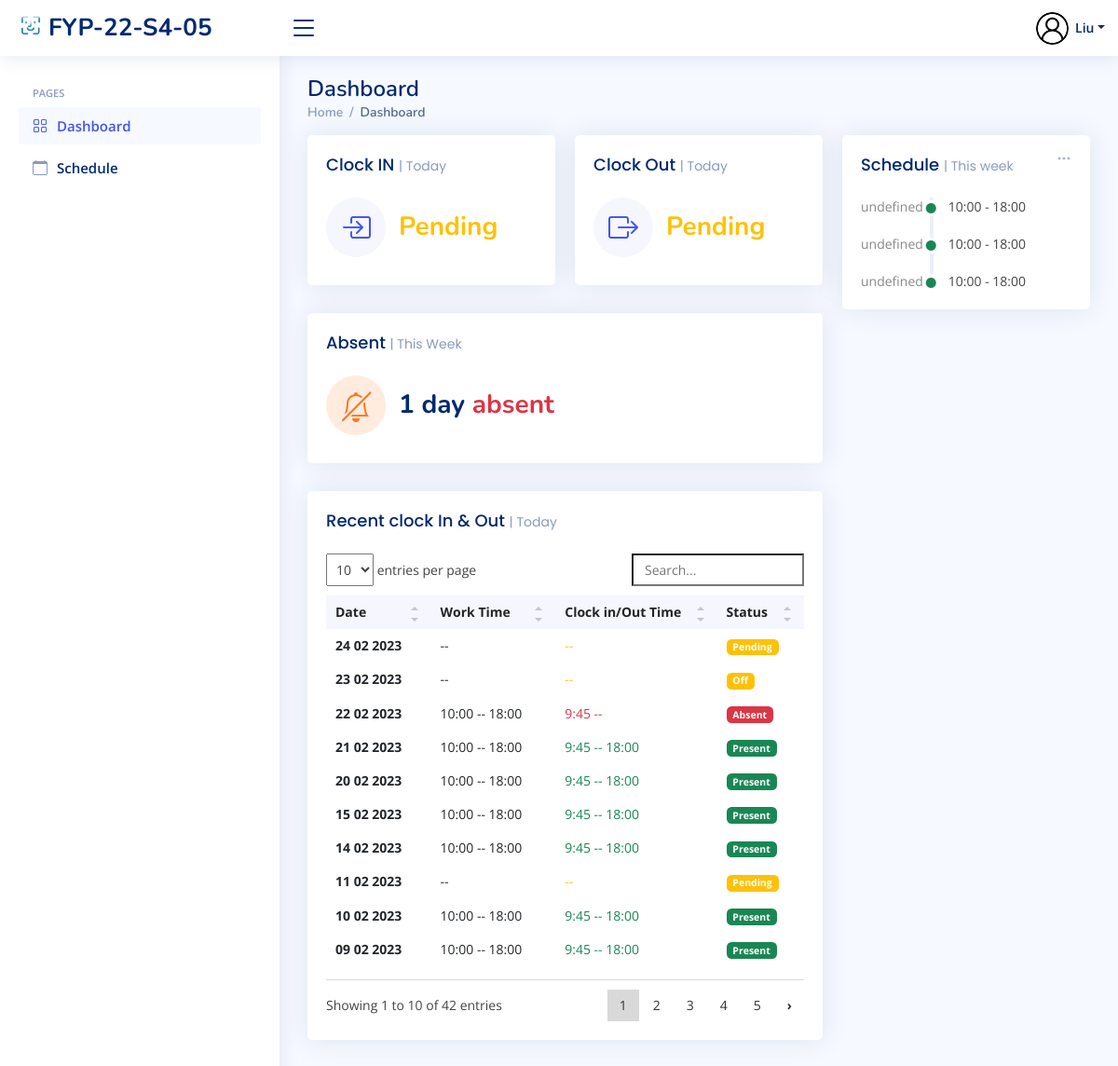
The app's page /employee/employee_home (signed in) with its own data.
### index/models.py (models this page shows, shortened)
class Employee(models.Model):
	Employee_ID = models.IntegerField(primary_key=True)
	Full_Name = models.CharField(max_length=100)
	Job_Title = models.CharField(max_length=100)
	Phone_Number = models.CharField(max_length=100)
	salt = models.CharField(max_length=50, null=True)
	Email_Address = models.EmailField()
	Role = models.ForeignKey(Role, on_delete=models.CASCADE)
	Profile_Image = models.ImageField(null=True,blank=True, upload_to='profile_pics/')
	Password = models.CharField(max_length=256)
	Start_Date = models.DateField(auto_now_add=True)

class WorkSchedule(models.Model):
	WorkSchedule_id = models.BigAutoField(primary_key=True)
	Employee = models.ForeignKey(Employee,on_delete=models.CASCADE)
	InTime = models.TimeField(max_length=256, null=True, blank=True)
	OutTime = models.TimeField(max_length=256, null=True, blank=True)
	Mark = models.CharField(max_length=256,null=True)
	StartDate = models.DateField()
	StartTime = models.TimeField(null=True)
	EndTime = models.TimeField(null=True)
	class Meta:
		db_table = 'WorkSchedule'

### index/views/employees.py (the view)
# urls.py: path('employee/employee_home',employees.Employee_home, name='Home'),
def Employee_home(request):
	dt = datetime.strptime(currentDate, '%Y-%m-%d')
	start = dt - timedelta(days=dt.weekday())
	end = start + timedelta(days=6)
	startDate = start.strftime('%Y-%m-%d')
	endDate = end.strftime('%Y-%m-%d')
	Title='Employee Home Page'
	if 'Employee_ID' in request.session:
		fourdates = date.today() - timedelta(days=4)
		currentEmployee = Employee.objects.get(Employee_ID=request.session['Employee_ID'])
		CheckIn = ''
		CheckOut = ''
		Marklist = ['off', 'mc']
		CheckValues = WorkSchedule.objects.filter(Employee_id=request.session['Employee_ID']).filter(
			StartDate=currentDate)
		if CheckValues.exists():
			AttenCheck = WorkSchedule.objects.get(Employee_id=request.session['Employee_ID'], StartDate=currentDate)
			if AttenCheck.Mark != 'Off' or AttenCheck.Mark != 'MC':
				if AttenCheck.InTime is None and AttenCheck.OutTime is not None:
					CheckIn = "Pending"
					CheckOut = AttenCheck.OutTime
				elif AttenCheck.OutTime is None and AttenCheck.InTime is not None:
					CheckIn = AttenCheck.InTime
					CheckOut = "Pending"
				elif AttenCheck.InTime is None and AttenCheck.OutTime is None:
					CheckOut = "Pending"
					CheckIn = "Pending"
				else:
					CheckIn = AttenCheck.InTime
					CheckOut = AttenCheck.OutTime
			else:
				CheckIn = 'OFF'
				CheckOut = 'OFF'
		scheduleWeek = WorkSchedule.objects.filter(Employee_id=request.session['Employee_ID'], StartDate__lte=endDate,StartDate__gte=startDate,
												   StartTime__isnull=False,EndTime__isnull=False).order_by('StartDate')
		CountAsent = WorkSchedule.objects.filter(Employee_id=request.session['Employee_ID'],
												 StartDate__lte=currentDate, StartDate__gte=startDate).exclude(Mark__in=Marklist).filter(Mark='Absent').count()
		RecentData = WorkSchedule.objects.filter(Employee_id=request.session['Employee_ID'],
												 StartDate__lte=currentDate).order_by('-StartDate')
		context = {
			'Role': currentEmployee.Role.Role_ID,
			'Employee_ID': currentEmployee.Employee_ID,
			'Full_Name': currentEmployee.Full_Name,
			'Job_Title': currentEmployee.Job_Title,
			'PFP': currentEmployee.Profile_Image.url,
			'Redata': RecentData,
			'ScheduleWeek': scheduleWeek,
			'count': CountAsent,
			'CheckIn': CheckIn,
			'CheckOut': CheckOut,
			'title': Title,
		}
		return render(request, 'employee/employee_home.html', context)
	else:
		messages.error(request, 'Please login first')
		return redirect('login')

### templates/employee/employee_home.html (shortened to what this page needs)
{% extends "index/base.html" %}
{% load static %}
{% load crispy_forms_tags %}
{% block content %}
  <header id="header" class="header fixed-top d-flex align-items-center">
    <div class="d-flex align-items-center justify-content-between">
      <a href="{% url 'Home' %}" class="logo d-flex align-items-center">
        <img src="{% static 'assets/img/logo.png' %}" alt="">
        <span class="d-none d-lg-block">FYP-22-S4-05</span>
      </a>
      <i class="bi bi-list toggle-sidebar-btn"></i>
    </div>
    <nav class="header-nav ms-auto">
      <ul class="d-flex align-items-center">
        <li class="nav-item dropdown pe-3">
          <a class="nav-link nav-profile d-flex align-items-center pe-0" href="#" data-bs-toggle="dropdown">
            <img src="{{ PFP }}" alt="Profile" class="rounded-circle"  height="35" width="35">
            <span class="d-none d-md-block dropdown-toggle ps-2">{{Full_Name}}</span>
          </a>
        </li>
      </ul>
    </nav>
  </header>
  <aside id="sidebar" class="sidebar">
    <ul class="sidebar-nav" id="sidebar-nav">
      <li class="nav-heading">Pages</li>
      <li class="nav-item">
        <a class="nav-link " href="{% url 'Home' %}">
          <i class="bi bi-grid"></i>
          <span>Dashboard</span>
        </a>
      </li>
      <li class="nav-item">
        <a class="nav-link collapsed" href="{% url 'Employee_schedule' %}">
          <i class="bi bi-calendar"></i>
          <span>Schedule</span>
        </a>
      </li>
  </aside>
  <main id="main" class="main">
    <div class="pagetitle">
      <h1>Dashboard</h1>
      <nav>
        <ol class="breadcrumb">
          <li class="breadcrumb-item"><a href=" {% url 'Home' %}">Home</a></li>
          <li class="breadcrumb-item active">Dashboard</li>
        </ol>
      </nav>
    </div>
    <section class="section dashboard">
      <div class="row">
        <div class="col-lg-8">
          <div class="row">
            <div class="col-xxl-4 col-md-6">
              <div class="card info-card sales-card">
                <div class="card-body">
                  <h5 class="card-title">Clock IN <span>| Today</span></h5>
                  <div class="d-flex align-items-center">
                    <div class="card-icon rounded-circle d-flex align-items-center justify-content-center">
                      <i class="bi bi-box-arrow-in-right"></i>
                    </div>
                    <div class="ps-3">
                      {% if CheckIn in 'Present'  %}
                      <h6 class="text-success">{{ CheckIn }}</h6>
                         {% elif CheckIn in 'Pending' %}
                          <h6 class="text-warning">{{ CheckIn }}</h6>
                          {% else %}
                          <h6 class="text-danger">{{ CheckIn }}</h6>
                         {% endif %}
                    </div>
                  </div>
                </div>
              </div>
            </div>
            <div class="col-xxl-4 col-md-6">
              <div class="card info-card sales-card">
                <div class="card-body">
                  <h5 class="card-title">Clock Out <span>| Today</span></h5>
                  <div class="d-flex align-items-center">
                    <div class="card-icon rounded-circle d-flex align-items-center justify-content-center">
                      <i class="bi bi-box-arrow-right"></i>
                    </div>
                    <div class="ps-3">
                      {% if Ad.Mark in 'Present' %}
                      <h6 class="text-success">{{ CheckOut }}</h6>
                     {% elif CheckOut in 'Pending' %}
                     <h6 class="text-warning">{{ CheckOut }}</h6>
                     {% else %}
                     <h6 class="text-danger">{{ CheckOut }}</h6>
                    {% endif %}
                    </div>
                  </div>
                </div>
              </div>
            </div>
            <div class="col-xxl-4 col-xl-12">
              <div class="card info-card customers-card">
                <div class="card-body">
                  <h5 class="card-title">Absent <span>| This Week</span></h5>
                  <div class="d-flex align-items-center">
                    <div class="card-icon rounded-circle d-flex align-items-center justify-content-center">
                      <i class="bi bi-bell-slash"></i>
                    </div>
                    <div class="ps-3">
                      <h6>{{ count }} day <span class="text-danger">absent</span></h6>
                    </div>
                  </div>
                </div>
              </div>
            </div>
            <div class="col-12">
              <div class="card recent-sales overflow-auto">
                <div class="card-body">
                  <h5 class="card-title">Recent clock In & Out <span>| Today</h5>
                  <table class="table table-borderless datatable">
                    <thead>
                      <tr>
                        <th scope="col">Date</th>
                        <th scope="col">Work Time</th>
                        <th scope="col">Clock in/Out Time</th>
                        <th scope="col">Status</th>
                      </tr>
                    </thead>
                    <tbody>
                      {% for Ad in Redata %}
                      <tr>
                        <th scope="row">{{ Ad.StartDate|date:'d m Y' }}</th>
                        <td>{{ Ad.StartTime |date:"G:i"}}  --   {{ Ad.EndTime |date:"G:i"}}</td>
                        {% if Ad.Mark in 'Present' %}
                        <td><span class ="text-success">{{ Ad.InTime |date:"G:i" }}   --   {{ Ad.OutTime |date:"G:i" }}</span></td>
                        <td><span class="badge bg-success">{{ Ad.Mark }}</span></td>
                        {% elif Ad.Mark in 'Late' %}
                        <td><span class ="text-danger">{{ Ad.InTime |date:"G:i"}} </span>  --   {{ Ad.OutTime |date:"G:i"}}</td>
                        <td><span class="badge bg-success">{{ Ad.Mark }}</span></td>
                        {% elif Ad.Mark in 'Leave early' %}
                        <td>{{ Ad.InTime|date:"G:i" }}   --   <span class ="text-danger">{{ Ad.OutTime |date:"G:i"}} </span></td>
                        <td><span class="badge bg-danger">{{ Ad.Mark }}</span></td>
                        {% elif Ad.Mark in 'Pending' %}
                        <td><span class="text-warning">{{ Ad.InTime|date:"G:i" }}   --   {{ Ad.OutTime |date:"G:i"}}</span></td>
                        <td><span class="badge bg-warning">{{ Ad.Mark }}</span></td>
                        {% elif Ad.Mark in 'Off' %}
                        <td><span class="text-warning">{{ Ad.InTime|date:"G:i" }}   --   {{ Ad.OutTime |date:"G:i"}}</span></td>
                        <td><span class="badge bg-warning">{{ Ad.Mark }}</span></td>
                        {% elif Ad.Mark in 'MC' %}
                        <td><span class="text-warning">{{ Ad.InTime|date:"G:i" }}   --   {{ Ad.OutTime |date:"G:i"}}</span></td>
                        <td><span class="badge bg-warning">{{ Ad.Mark }}</span></td>
                        {% else %}
                        <td><span class ="text-danger">{{ Ad.InTime |date:"G:i"}}   --   {{ Ad.OutTime |date:"G:i"}}</span></td>
                        <td><span class="badge bg-danger">{{ Ad.Mark }}</span></td>
                        {% endif %}
                      </tr>
                      {% endfor %}
                    </tbody>
                  </table>
                </div>
              </div>
            </div>
          </div>
        </div>
        <div class="col-lg-4">
           <div class="card">
            <div class="filter">
              <a class="icon" href="#" data-bs-toggle="dropdown"><i class="bi bi-three-dots"></i></a>
            </div>
            <div class="card-body">
              <h5 class="card-title">Schedule <span>| This week</span></h5>
              <div class="activity" id="activity">
                {% for Ad in ScheduleWeek %}
                <div class="activity-item d-flex">
                  <div class="activite-label week{{ forloop.counter }}" ></div>
                        <i class='bi bi-circle-fill activity-badge text-success align-self-start'></i>
                        <div class="activity-content">
                          {{ Ad.StartTime |date:"G:i"}} - {{ Ad.EndTime |date:"G:i"}} &#12288;
                            </div>
                </div>
                 {% endfor %}
              </div>
            </div>
          </div>
        </div>
      </div>
    </section>
  </main>
{% endblock content %}

### static/assets/css/style.css (style rules this page uses)
:root { scroll-behavior: smooth; }
body { font-family: "Open Sans", sans-serif; background: #f6f9ff; color: #444444; }
a { color: #4154f1; text-decoration: none; }
h1, h2, h3, h4, h5, h6 { font-family: "Nunito", sans-serif; }
#main { margin-top: 60px; padding: 20px 30px; transition: all 0.3s; }
.pagetitle { margin-bottom: 10px; }
.pagetitle h1 { font-size: 24px; margin-bottom: 0; font-weight: 600; color: #012970; }
.card { margin-bottom: 30px; border: none; border-radius: 5px; box-shadow: 0px 0 30px rgba(1, 41, 112, 0.1); }
.card-title { padding: 20px 0 15px 0; font-size: 18px; font-weight: 500; color: #012970; font-family: "Poppins", sans-serif; }
.card-title span { color: #899bbd; font-size: 14px; font-weight: 400; }
.card-body { padding: 0 20px 20px 20px; }
.breadcrumb { font-size: 14px; font-family: "Nunito", sans-serif; color: #899bbd; font-weight: 600; }
.breadcrumb a { color: #899bbd; transition: 0.3s; }
.breadcrumb .breadcrumb-item::before { color: #899bbd; }
.breadcrumb .active { color: #51678f; font-weight: 600; }
.logo { line-height: 1; }
@media (min-width: 1200px) { .logo { width: 280px; } }
.logo img { max-height: 26px; margin-right: 6px; }
.logo span { font-size: 26px; font-weight: 700; color: #012970; font-family: "Nunito", sans-serif; }
.header { transition: all 0.5s; z-index: 997; height: 60px; box-shadow: 0px 2px 20px rgba(1, 41, 112, 0.1); background-color: #fff; padding-left: 20px; }
.header .toggle-sidebar-btn { font-size: 32px; padding-left: 10px; cursor: pointer; color: #012970; }
.header-nav ul { list-style: none; }
.header-nav>ul { margin: 0; padding: 0; }
.header-nav .nav-profile { color: #012970; }
.header-nav .nav-profile img { max-height: 36px; }
.header-nav .nav-profile span { font-size: 14px; font-weight: 600; }
.sidebar { position: fixed; top: 60px; left: 0; bottom: 0; width: 300px; z-index: 996; transition: all 0.3s; padding: 20px; overflow-y: auto; scrollbar-width: thin; scrollbar-color: #aab7cf transparent; box-shadow: 0px 0px 20px rgba(1, 41, 112, 0.1); background-color: #fff; }
@media (min-width: 1200px) { #main, #footer { margin-left: 300px; } }
.sidebar-nav { padding: 0; margin: 0; list-style: none; }
.sidebar-nav li { padding: 0; margin: 0; list-style: none; }
.sidebar-nav .nav-item { margin-bottom: 5px; }
.sidebar-nav .nav-heading { font-size: 11px; text-transform: uppercase; color: #899bbd; font-weight: 600; margin: 10px 0 5px 15px; }
.sidebar-nav .nav-link { display: flex; align-items: center; font-size: 15px; font-weight: 600; color: #4154f1; transition: 0.3; background: #f6f9ff; padding: 10px 15px; border-radius: 4px; }
.sidebar-nav .nav-link i { font-size: 16px; margin-right: 10px; color: #4154f1; }
.sidebar-nav .nav-link.collapsed { color: #012970; background: #fff; }
.sidebar-nav .nav-link.collapsed i { color: #899bbd; }
.dashboard .filter { position: absolute; right: 0px; top: 15px; }
.dashboard .filter .icon { color: #aab7cf; padding-right: 20px; padding-bottom: 5px; transition: 0.3s; font-size: 16px; }
.dashboard .info-card { padding-bottom: 10px; }
.dashboard .info-card h6 { font-size: 28px; color: #012970; font-weight: 700; margin: 0; padding: 0; }
.dashboard .card-icon { font-size: 32px; line-height: 0; width: 64px; height: 64px; flex-shrink: 0; flex-grow: 0; }
.dashboard .sales-card .card-icon { color: #4154f1; background: #f6f6fe; }
.dashboard .customers-card .card-icon { color: #ff771d; background: #ffecdf; }
.dashboard .activity { font-size: 14px; }
.dashboard .activity .activity-item .activite-label { color: #888; position: relative; flex-shrink: 0; flex-grow: 0; min-width: 64px; }
.dashboard .activity .activity-item .activite-label::before { content: ""; position: absolute; right: -11px; width: 4px; top: 0; bottom: 0; background-color: #eceefe; }
.dashboard .activity .activity-item .activity-badge { margin-top: 3px; z-index: 1; font-size: 11px; line-height: 0; border-radius: 50%; flex-shrink: 0; border: 3px solid #fff; flex-grow: 0; }
.dashboard .activity .activity-item .activity-content { padding-left: 10px; padding-bottom: 20px; }
.dashboard .activity .activity-item:last-child .activity-content { padding-bottom: 0; }
.dashboard .recent-sales { font-size: 14px; }
.dashboard .recent-sales .table thead { background: #f6f6fe; }
.dashboard .recent-sales .table thead th { border: 0; }

### records on screen
Employee: Full_Name "Liu"
WorkSchedule: StartDate "24 02 2023", Mark "Pending"
WorkSchedule: StartDate "23 02 2023", Mark "Off"
WorkSchedule: StartDate "22 02 2023", StartTime "10:00", EndTime "18:00", InTime "9:45", Mark "Absent"
WorkSchedule: StartDate "21 02 2023", StartTime "10:00", EndTime "18:00", InTime "9:45", OutTime "18:00", Mark "Present"
WorkSchedule: StartDate "20 02 2023", StartTime "10:00", EndTime "18:00", InTime "9:45", OutTime "18:00", Mark "Present"
WorkSchedule: StartDate "15 02 2023", StartTime "10:00", EndTime "18:00", InTime "9:45", OutTime "18:00", Mark "Present"
WorkSchedule: StartDate "14 02 2023", StartTime "10:00", EndTime "18:00", InTime "9:45", OutTime "18:00", Mark "Present"
WorkSchedule: StartDate "11 02 2023", Mark "Pending"
WorkSchedule: StartDate "10 02 2023", StartTime "10:00", EndTime "18:00", InTime "9:45", OutTime "18:00", Mark "Present"
WorkSchedule: StartDate "09 02 2023", StartTime "10:00", EndTime "18:00", InTime "9:45", OutTime "18:00", Mark "Present"

### other values on screen
{{ CheckIn }} "Pending"
{{ CheckOut }} "Pending"
{{ count }} "1"
